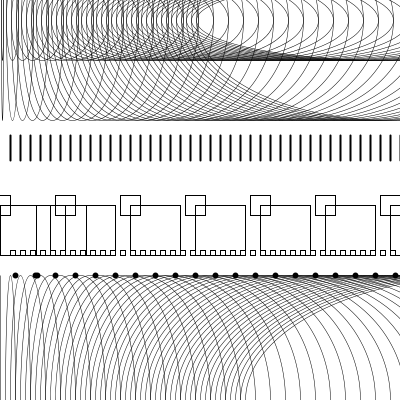
Frame 1 (no input)
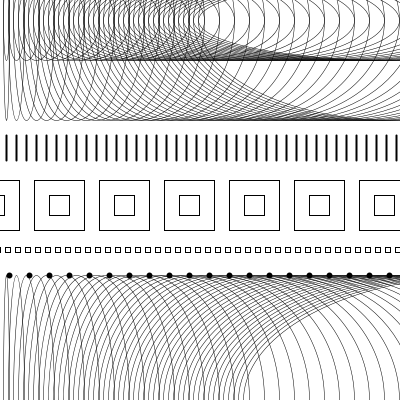
Frame 60 (the mouse pressed at the canvas centre just before this capture)
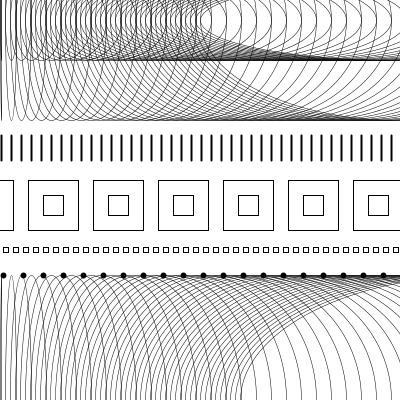
Frame 120 (the mouse held since frame 60 and released just before this capture)

The Processing sketch that drew these frames (run headless with seeded random() and noise(); from frame 60 on, the mouse is pressed at the canvas centre):

// Processing sketch: processing_4475
// ── processing_4475.pde

int x = 0;
int y = width;
int o = width;
int n = width;
int w = width; 
int j = width;
int speed = 1;
int speedj = 2;

void setup() {
  smooth();

  size(400, 400);
}

void draw() {

  background(255);
noFill();
x = x + speed;   
o = o + speed;
w = w + speedj;
y = y - speed;  
n = n - speedj;  

  for (int i = - 19; i < width; i = i + 10) {
strokeWeight(0.5);
      ellipse(x+i, 20, x+i, 200);
ellipse(x+i, 20, x+i, 80);
      if (x > 10) {
        x = 0;
      }
  }
      
       for (int q = 500; q > 0; q = q - 10) {
         strokeWeight(2);
              line(y-q, 135, y-q, 160);
              
      if (y < 490) {
        y = 500;
      }
       }
       
              for (int q = 500; q > 0; q = q - 10) {
         strokeWeight(0.5);
              ellipse(y-q, 400, y-q, 250);

      if (y < 490) {
        y = 500;
      }
       }
        for (int j = 450; j > 0; j = j - 10) {
         strokeWeight(1);
              rect(n - j, 250, 5, 5);
              
      if (n < 420) {
        n = 450;
      }
        }
       for (int f = - 65; f < 500; f = f + 65) {
         strokeWeight(1);
              rect(o+f, 205, 50, 50);
              
      if (o > 65) {
        o = 0;
      }
    }
    
    
           for (int f = - 65; f < 500; f = f + 65) {
         strokeWeight(1);
         rectMode(CENTER);
              rect(o+f, 205, 20, 20);
              
      if (o > 65) {
        o = 0;
      }
    }
    
    
   for (int f = - 65; f < 500; f = f + 20) {
         strokeWeight(6);

              point(w+f, 275);

              
      if (w > 40) {
        w = 0;
      }
    }
       
}
